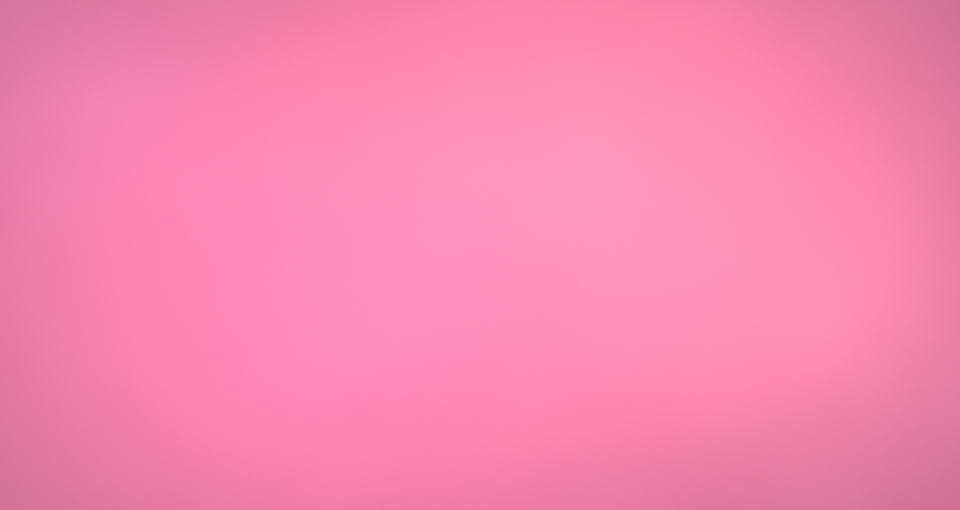
#> input picture field-ambience-current/firmware-c-next/assets/background_1920x1020.png, 1920 x 1020 px, found by its file name (shown at 1/2 size)
$ python make_plain_plate.py assets/background_1920x1020.png /
#> lines starting #> are read from the running program, lines starting #| are printed output that depends on the picture; after the words box and inside, x2 and y2 are one past the last pixel; in counts of white or black regions, pixels touching at a corner belong together
#!/usr/bin/env python3
"""
Strip the UI out of the approved artwork and keep only the plate.

WHY THIS EXISTS

`assets/background_1920x1020.png` is the approved reference, and it has the
6-row parameter list baked into it — tracks, mint fills, labels, title, the
100 % pill. That was fine while the panel showed exactly that list. It is
useless as a background for any other layout, because the old rows show
through underneath the new ones.

What has to survive is the *plate*: the rose/coral gradient, the glass card,
its 1 px white edge and the outer glow. What has to go is everything that is
information. Then every layout draws its own content live at native 320x170,
which is what the pipeline in build_display_asset.py asks for anyway (step 5:
type and thin lines after the downsample, never scaled).

METHOD — diffusion inpaint, not mirror-copy

Two earlier attempts failed and it is worth recording why: mirroring the left
half onto the right pulled mirrored glyphs into the bars, and grouping rows
into bands merged rows 2-5 into one smear. Both tried to *replace* the masked
area with other image content.

This does the opposite. The plate is a smooth field, so the masked pixels are
recoverable from their own neighbourhood: blur the whole card interior, write
the known (unmasked) pixels back over it, repeat. Each pass pushes real
gradient one step further into the hole and never invents structure. A few
hundred passes at decreasing radius converge to the surface the gradient would
have had.

The card border and the glow sit OUTSIDE the inpaint region by construction
(the region is the card interior inset by MARGIN), so they are copied through
untouched — no reconstruction, no drift.

  python3 tools/make_plain_plate.py assets/background_1920x1020.png \
                                    assets/plate_plain_1920x1020.png
"""
import sys

try:
    import numpy as np
    from PIL import Image, ImageFilter
except ImportError:
    sys.exit("needs pillow + numpy:  pip install pillow numpy")

# Card rectangle, measured off the approved master by scanning for the bright
# border ridge (tools/make_plain_plate.py --probe reprints these).
CARD = (181, 13, 1737, 1008)
MARGIN = 26          # keep the border + its inner falloff out of the inpaint
DEV_THRESHOLD = 3.5  # luminance delta that counts as "this is UI, not plate"
DILATE = 15          # grow the mask so glyph antialiasing is covered too
REF_BLUR = 90        # reference surface radius — must be wider than any bar,
                     # otherwise the blur follows the bar and it reads as plate


def probe(a):
    """Re-derive the card rectangle from the image, for verification."""
    lum = a.mean(2)
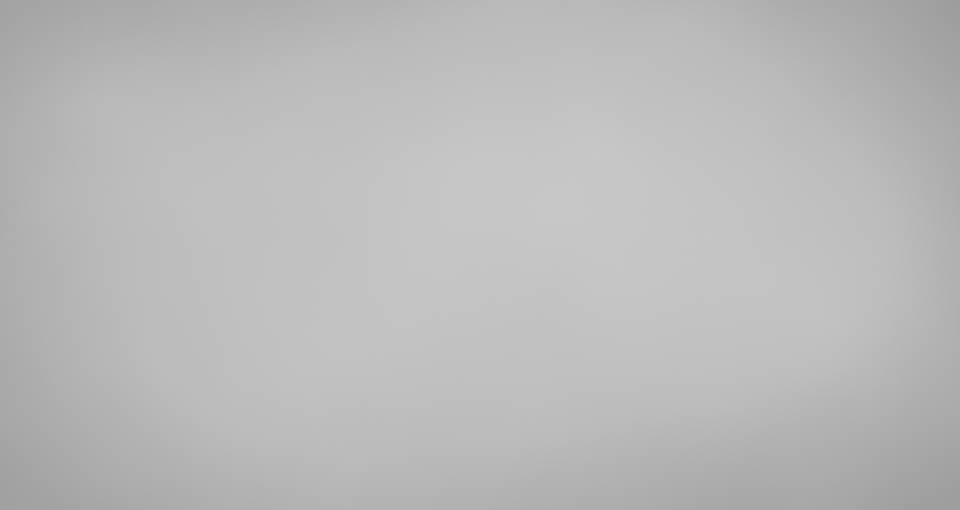
#> lum: shape (1020, 1920) float32 (shown at 1/2 size); min 154.3, max 201.7, mean 185.7
    h, w = lum.shape
#> h = 1020; w = 1920
    xs = [i for i, v in enumerate(lum[h // 2]) if v > 200]
#> xs = []
    ys = [i for i, v in enumerate(lum[:, w // 2]) if v > 200]
#> ys = [382]
#> (the run stopped early here; a loop or call above may not have finished)

$ run again, with field-ambience-current/firmware-c-next/assets/design_reference_320x170.png copied over field-ambience-current/firmware-c-next/assets/background_1920x1020.png
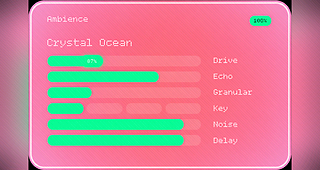
#> input picture field-ambience-current/firmware-c-next/assets/design_reference_320x170.png, 320 x 170 px, found by its file name
#> xs = [30, 31, 288, 289]
#> ys = [2, 3, 167]
#| card measured (30, 2, 289, 167)   using (181, 13, 1737, 1008)
#> in ui_mask, `mint  = (g > r - 40)`:
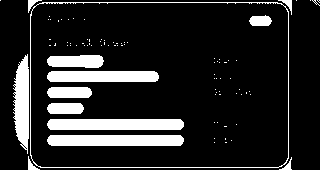
#> mint: shape (170, 320) bool; 15.1% white; 89 white regions (76 under 20 px), largest, box (x1, y1, x2, y2) and area: (47, 119, 184, 130) 1481, (47, 135, 184, 146) 1479, (47, 71, 159, 82) 1205
#> pale: shape (170, 320) bool; 82.2% white; 232 black regions (217 under 20 px), largest, box (x1, y1, x2, y2) and area: (293, 0, 320, 170) 1718, (48, 118, 184, 131) 1501, (48, 134, 184, 147) 1480
#| masked 14803 px (27.2 % of the master)
#> in main, `out = inpaint(a, m)`:
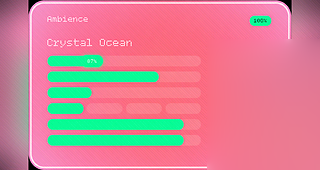
#> out: shape (170, 320, 3) float32; mean R, G, B 212.6, 133.6, 149
